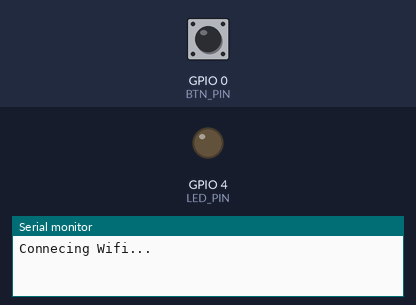
Bench run of a sketch on a simulated ESP8266 (NodeMCU). Shown: output pins drawn as LEDs (lit = HIGH), the last lines printed to the serial monitor. Dashed ring = blinking. The test bench sets the inputs (shaded band); at power-on: GPIO 0 (BTN_PIN) LOW. WiFi joins after 1.5 s; servers stay silent unless stated; web services answer with replies made up by the test bench.

Above: at 0.1 s.
At 2.3 s:
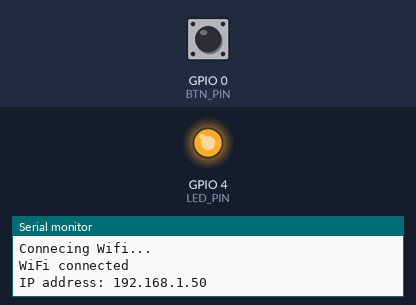
2.4 s: GPIO 0 (BTN_PIN) pulled HIGH for 0.15 s
At 2.95 s:
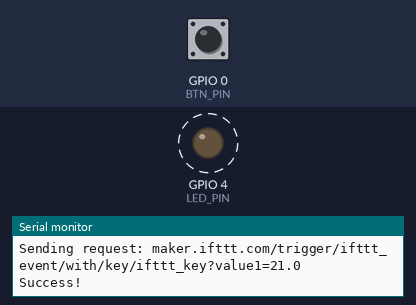
5.4 s: GPIO 0 (BTN_PIN) pulled HIGH for 1 s
9.3 s: GPIO 0 (BTN_PIN) pulled HIGH for 3.2 s
Timing chart, 0 to 17.0 s (numbered marks = the images above; inputs shaded):
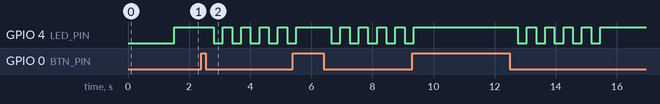

The sketch:

iotbutton.ino
```cpp
// (licence header left out)
#include <ESP8266WiFi.h>
#include <ESP8266WiFiMulti.h>
#include <ESP8266HTTPClient.h>

#include "secret.h"

/*
secret.h defines following variables

// Change to your key and event name
const char* IFTTT_KEY = "ifttt_key";
const char* IFTTT_EVENT = "ifttt_event";

// AP at home so that you can use it at home
#define WLAN_SSID_HOME ""
#define WLAN_PASS_HOME ""

// AP at workshop location
#define WLAN_SSID ""
#define WLAN_PASS ""
*/

const int BTN_PIN = 0; // GPIO0 is pull-up to 3.3v. Press BTN to GND.
const int LED_PIN = 4;

int buttonState;             // the current reading from the input pin
int lastButtonState = LOW;   // the previous reading from the input pin
long lastDebounceTime = 0;  // the last time the output pin was toggled
long debounceDelay = 50;    // the debounce time; increase if the output flickers

ESP8266WiFiMulti wifiMulti;
bool connected = false;

void setup() {
  Serial.begin(115200);
  delay(10);

  wifiMulti.addAP(WLAN_SSID_HOME, WLAN_PASS_HOME);
  wifiMulti.addAP(WLAN_SSID, WLAN_PASS);

  Serial.println("Connecing Wifi...");
  pinMode(BTN_PIN, INPUT);
  pinMode(LED_PIN, OUTPUT);
}

void loop() {
  if (check_wifi_connection() == false) return;

  // check Button status with debounce
  int reading = digitalRead(BTN_PIN);
  if (reading != lastButtonState) {
    // reset the debouncing timer
    lastDebounceTime = millis();
  }
  if ((millis() - lastDebounceTime) > debounceDelay) {
    // stayed in the state for debounce time
    if (reading != buttonState) {
      // button state has changed:
      buttonState = reading;
      if (buttonState == LOW) {
        Serial.println("Button is pressed.");
        trigger_ifttt();
      }
    }
  }
  lastButtonState = reading;
}

void trigger_ifttt(){
  String query = "/trigger/";
  query += IFTTT_EVENT;
  query += "/with/key/";
  query += IFTTT_KEY;
  query += "?value1=21.0"; // for future use

  HTTPClient http;
  Serial.print("Sending request: ");
  Serial.print("maker.ifttt.com");
  Serial.println(query);
  http.begin("maker.ifttt.com",80,query);
  int httpCode = http.GET();
  if (httpCode > 0){
    Serial.println("Success!");
    light_success();
  } else {
    Serial.print("Error code: ");
    Serial.printf("[HTTP] GET... failed, error: %s\n", http.errorToString(httpCode).c_str());
    light_fail();
  }
  http.end();
}

void light_success(){
  // flash LED slowly 5 times
  for (int i=0; i<5; i++){
    digitalWrite(LED_PIN, LOW);
    delay(300);
    digitalWrite(LED_PIN, HIGH);
    delay(300);
  }
}

void light_fail(){
  // flash LED quickly 10 times
  for (int i=0; i<10; i++){
    digitalWrite(LED_PIN, LOW);
    delay(100);
    digitalWrite(LED_PIN, HIGH);
    delay(100);
  }
}

bool check_wifi_connection(){
  if (wifiMulti.run() != WL_CONNECTED) {
    digitalWrite(LED_PIN, LOW);
    Serial.println("WiFi not connected!");
    connected = false;
    delay(1000);
    return false;
  } else {
    if (connected == false){
      // changed from not connected to connected
      digitalWrite(LED_PIN, HIGH);
      connected = true;
      Serial.println("");
      Serial.println("WiFi connected");
      Serial.print("IP address: ");
      Serial.println(WiFi.localIP());
    }
    return true;
  }
}
```

secret.h
```cpp
// Change to your key and event name
const char* IFTTT_KEY = "ifttt_key";
const char* IFTTT_EVENT = "ifttt_event";

// AP at home so that you can use it at home
#define WLAN_SSID_HOME ""
#define WLAN_PASS_HOME ""

// AP at workshop location
#define WLAN_SSID ""
#define WLAN_PASS ""
```

Measured:
- after the input at 2.4 s, GPIO 4 (LED_PIN): alternates HIGH for 0.30 s and LOW for 0.30 s, starting after 0.40 s
